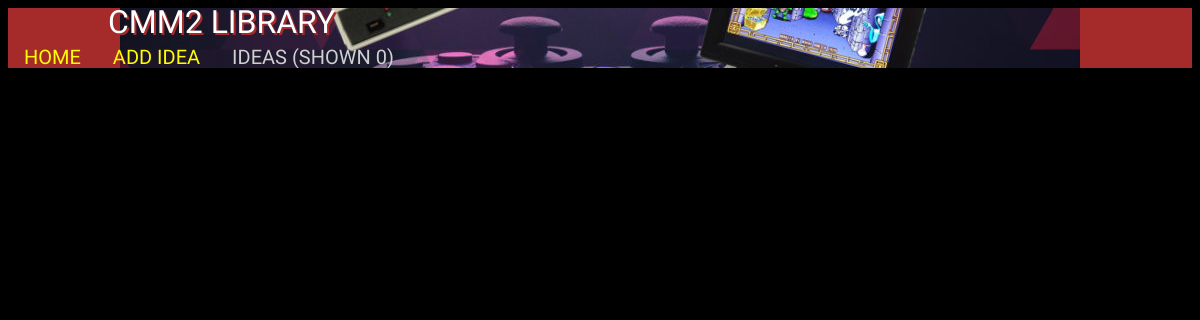
/listIdeas.php, run on an earlier commit of the app's database.
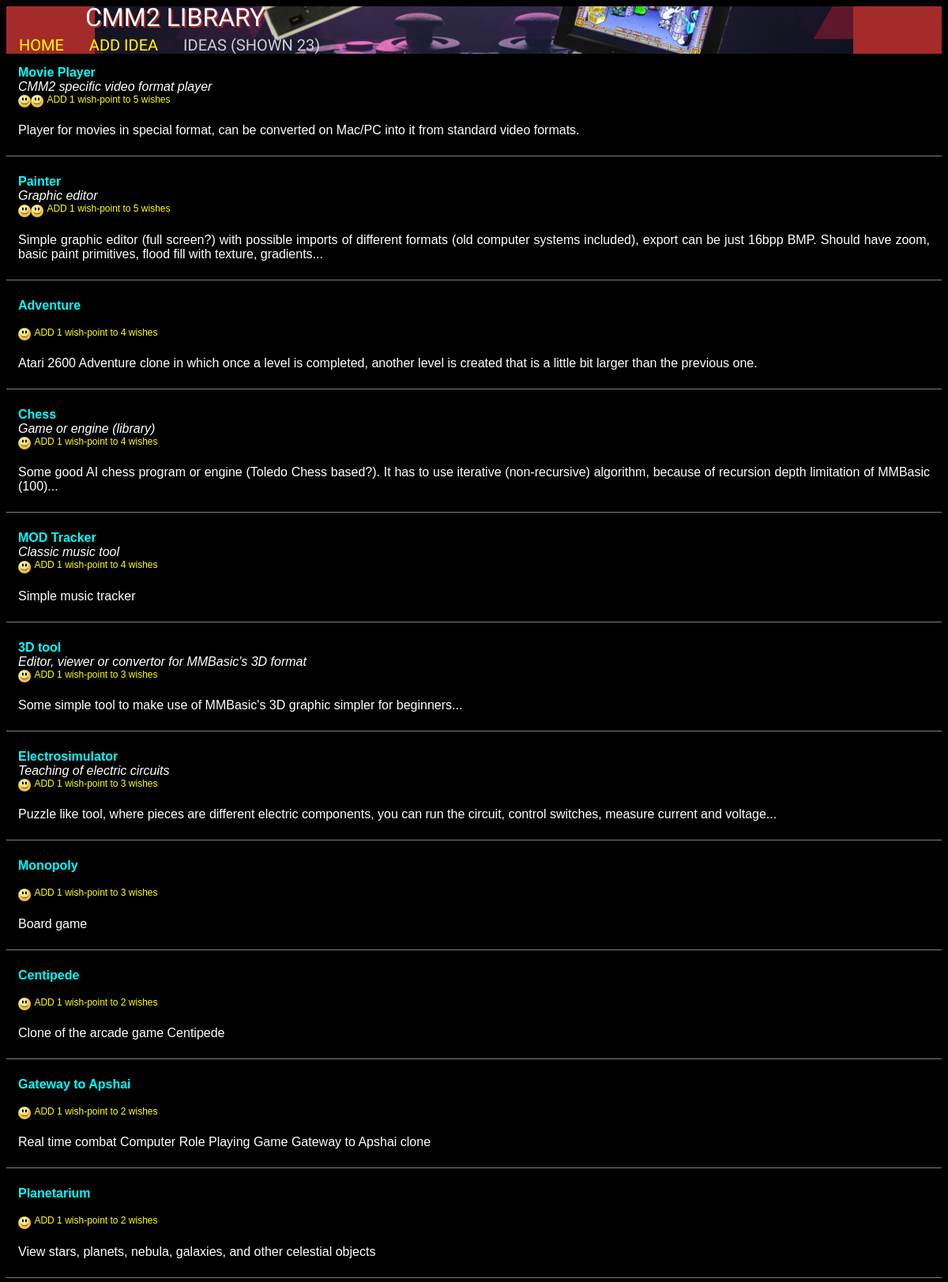
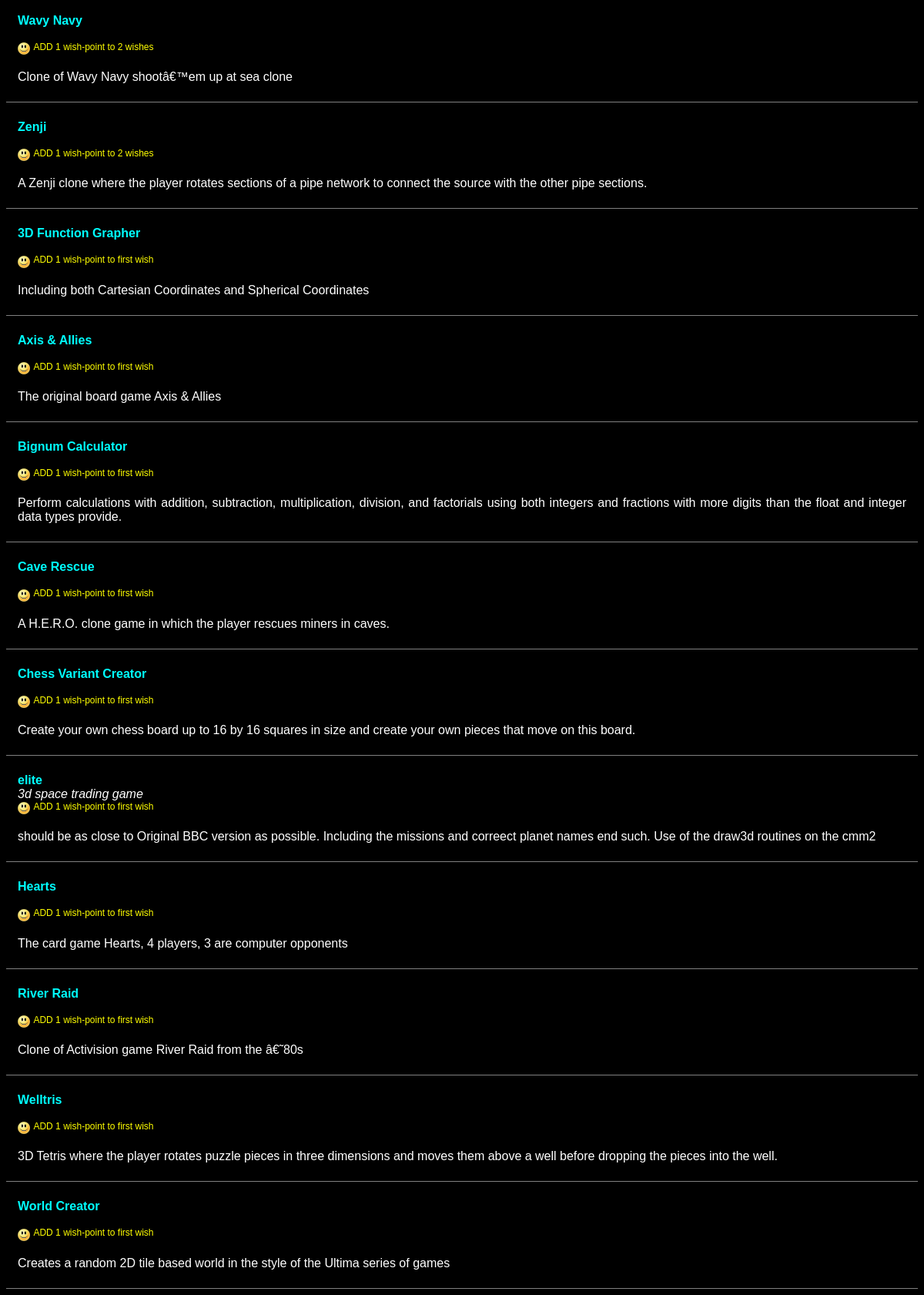
And on a later commit of the database (2 pictures, top to bottom).
### tables this page shows
CREATE TABLE IF NOT EXISTS `apps` (
  `id` int(11) NOT NULL AUTO_INCREMENT,
  `title` varchar(200) NOT NULL,
  `version` varchar(200) NOT NULL,
  `changed` timestamp NOT NULL DEFAULT CURRENT_TIMESTAMP,
  `author` int(11) NOT NULL DEFAULT '1',
  `scr_path` varchar(200) NOT NULL,
  `subtitle` varchar(200) NOT NULL,
  `description` varchar(2000) NOT NULL,
  `link` varchar(200) NOT NULL,
  `category` varchar(200) NOT NULL DEFAULT '1',
  `rating` int(11) NOT NULL DEFAULT '0',
  `enabled` tinyint(1) NOT NULL DEFAULT '1',
  PRIMARY KEY (`id`),
  KEY `title` (`title`,`changed`,`author`,`category`),
  KEY `title_2` (`title`),
  KEY `changed` (`changed`),
  KEY `category` (`category`)
);

### listIdeas.php (the view, shortened to what this page needs)
<!DOCTYPE html>
<html>
<head>
</head>
<body>
<?php
if ($limit == 0)
{
	$sql= "SELECT COUNT(*) AS totalApps FROM apps WHERE category='0' AND enabled>0";
	$result = mysql_query($sql) or die('Query failed: ' . mysql_error());
	if ($result)
		if ($row = mysql_fetch_assoc($result))
			$list = 'IDEAS (SHOWN ' . $row['totalApps'] . ')';
}
?>
<div class="navbar">
	<a href="index.php">HOME</a>
	<a href="newIdea.php">ADD IDEA</a>	<div>
	<?php
	echo $list;
	?>
	</div>
</div>
<div style="text-shadow: 2px 2px brown;font-family: 'Audiowide', sans-serif;line-height: 90%;padding-left: 100px;position: fixed; color: White; margin-top: -60px;font-size: 32px;">
CMM2 LIBRARY
</div>
<div class="main">
<?php
function replaceLinks($d)
{
	$nd = $d;
	$nd = str_replace("[b]", "<b>", $nd);
	$nd = str_replace("[/b]", "</b>", $nd);
	$nd = str_replace("[i]", "<i>", $nd);
	$nd = str_replace("[/i]", "</i>", $nd);
	$nd = str_replace("[u]", "<u>", $nd);
	$nd = str_replace("[/u]", "</u>", $nd);
	$nd = str_replace("[o]", "&bull;", $nd);
	return ($nd);
}
$sql= "SELECT * FROM apps WHERE category='0' AND enabled>0 ORDER BY rating DESC, title ASC";
$result = mysql_query($sql) or die('Query failed: ' . mysql_error());
if ($result) {
  while ($row = mysql_fetch_assoc($result))
  {
		echo '<div class="flex-row">';
				echo '
				<div style="flex-grow: 3">
					<span><b>
						';
							echo $row['title'] . '</a>';
						echo ' </b>';
						echo '
					<br></span>
					<span style="font-style: italic;color:white;">
						';
						echo $row['subtitle'];
						echo '
					<br></span>
					';
					$rating = $row['rating'];
					$id = $row['id'];
					$cururi = $_SERVER['REQUEST_URI'];
					$rate = "rateApp.php?id=" . $id . "&url='" . $cururi . "'";
					echo '<div class="rating">';
						if ($rating >= 1)
							echo '<img style="max-width: 16px;" src="smile.png" title="' . $rating . ' wish-point(s)">';
						if ($rating >= 5)
							echo '<img style="max-width: 16px;" src="smile.png" title="' . $rating . ' wish-point(s)">';
						echo " <a class='superScript' href=$rate>ADD 1 wish-point";
						if ($rating==1)
							echo " to first wish</a>";
						elseif ($rating>0)
							echo " to " . $rating . " wishes</a>";
						else
							echo "</a>";
					echo '</div>';
					echo '<p><div class="description">';
					echo replaceLinks($row['description']);
					echo '</div>
				</div>
			</div>
			<hr style="height:1px;border-width:0;color:gray;background-color:gray">
		';
  }
}
?>
</div>
</body>
</html>

### listIdeas.php (style rules this page uses)
body { background-color: Black; font-family: Arial, Helvetica, sans-serif; }
.navbar { font-family: 'Audiowide', sans-serif; overflow: hidden; margin-right: 5px; background-image: url("banner.jpg"); background-repeat: no-repeat; background-size: auto; background-position: center; background-color: Brown; position: sticky; top: 0; height: 60px; width: 100%; }
.navbar a { float: left; display: fixed; color: yellow; text-align: center; margin-top: 32px; padding: 5px 16px; text-decoration: none; font-size: 20px; }
.navbar div { float: left; display: fixed; color: #d0d0d0; text-align: center; margin-top: 32px; padding: 5px 16px; text-decoration: none; font-size: 20px; }
.flex-row { display: flex; align-items: stretch; background-color: Black; width: 400; padding: 5px; }
.flex-row > div { color: Cyan; background-color: Black; margin: 5px; padding: 5px; text-align: left; font-size: 16px; }
.description { text-align: justify; color: White; }
.description > a, .rating > a { color: yellow; text-decoration: none; }
.superScript { vertical-align: super; color:yellow; text-decoration: none; font-size: 12px; }

What changed in the data, as far as the page shows it:
added apps: title "Movie Player", subtitle "CMM2 specific video format player", rating "5", description "Player for movies in special format, can be converted on Mac/PC into it from standard video formats."
added apps: title "Painter", subtitle "Graphic editor", rating "5", description "Simple graphic editor (full screen?) with possible imports of different formats (old computer systems included), export can be just 16bpp BMP. Should have zoom, basic paint primitives, flood fill with texture, gradients..."
added apps: title "Adventure", rating "4", description "Atari 2600 Adventure clone in which once a level is completed, another level is created that is a little bit larger than the previous one."
added apps: title "Chess", subtitle "Game or engine (library)", rating "4", description "Some good AI chess program or engine (Toledo Chess based?). It has to use iterative (non-recursive) algorithm, because of recursion depth limitation of MMBasic (100)..."
added apps: title "MOD Tracker", subtitle "Classic music tool", rating "4", description "Simple music tracker"
added apps: title "3D tool", subtitle "Editor, viewer or convertor for MMBasic's 3D format", rating "3", description "Some simple tool to make use of MMBasic's 3D graphic simpler for beginners..."
added apps: title "Electrosimulator", subtitle "Teaching of electric circuits", rating "3", description "Puzzle like tool, where pieces are different electric components, you can run the circuit, control switches, measure current and voltage..."
added apps: title "Monopoly", rating "3", description "Board game"
added apps: title "Centipede", rating "2", description "Clone of the arcade game Centipede"
added apps: title "Gateway to Apshai", rating "2", description "Real time combat Computer Role Playing Game Gateway to Apshai clone"
added apps: title "Planetarium", rating "2", description "View stars, planets, nebula, galaxies, and other celestial objects"
added apps: title "Wavy Navy", rating "2", description "Clone of Wavy Navy shootâ€™em up at sea clone"
added apps: title "Zenji", rating "2", description "A Zenji clone where the player rotates sections of a pipe network to connect the source with the other pipe sections."
added apps: title "3D Function Grapher", rating 1 (drawn), description "Including both Cartesian Coordinates and Spherical Coordinates"
added apps: title "Axis & Allies", rating 1 (drawn), description "The original board game Axis & Allies"
added apps: title "Bignum Calculator", rating 1 (drawn), description "Perform calculations with addition, subtraction, multiplication, division, and factorials using both integers and fractions with more digits than the float and integer data types provide."
added apps: title "Cave Rescue", rating 1 (drawn), description "A H.E.R.O. clone game in which the player rescues miners in caves."
added apps: title "Chess Variant Creator", rating 1 (drawn), description "Create your own chess board up to 16 by 16 squares in size and create your own pieces that move on this board."
added apps: title "elite", subtitle "3d space trading game", rating 1 (drawn), description "should be as close to Original BBC version as possible. Including the missions and correect planet names end such. Use of the draw3d routines on the cmm2"
added apps: title "Hearts", rating 1 (drawn), description "The card game Hearts, 4 players, 3 are computer opponents"
added apps: title "River Raid", rating 1 (drawn), description "Clone of Activision game River Raid from the â€˜80s"
added apps: title "Welltris", rating 1 (drawn), description "3D Tetris where the player rotates puzzle pieces in three dimensions and moves them above a well before dropping the pieces into the well."
added apps: title "World Creator", rating 1 (drawn), description "Creates a random 2D tile based world in the style of the Ultima series of games"
Also different on the page:
$list: "IDEAS (SHOWN 0)" → "IDEAS (SHOWN 23)"
